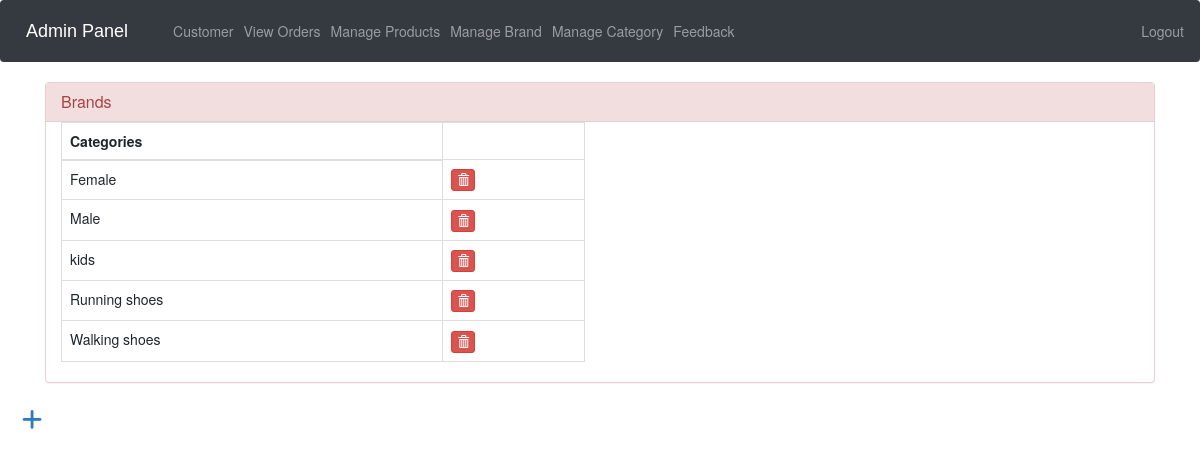
The page /admin-categories (signed in) on the database its author committed.
### shoeshop/models.py (models this page shows, shortened)
class Category(models.Model):
    category = models.CharField(max_length=100)

### shoeshop/views.py (the view)
# urls.py: path('admin-categories', views.admin_category_view,name='admin-categories'),
@login_required(login_url='adminlogin')
def admin_category_view(request):
    category=models.Category.objects.all()
    return render(request,'shoeshop/admin_category.html',{'category':category})

### templates/shoeshop/admin_category.html (shortened to what this page needs)
{% extends 'shoeshop/admin_base.html' %}
{% load static %}
{% block content %}
<head>
  <link href="//netdna.bootstrapcdn.com/bootstrap/3.0.0/css/bootstrap.min.css" rel="stylesheet" id="bootstrap-css">
  <link rel="stylesheet" href="/static/admin_add_products.css">
</head>
<div class="container">
  <div class="panel panel-danger">
    <div class="panel-heading">
      <h6 class="panel-title">Brands</h6>
    </div>
    <div class="ro">
      <div class="col-6">
    <table class="table table-hover table-bordered" id="dev-table">
      <thead>
        <tr>
          <th>Categories</th>
        </tr>
      </thead>
      {% for c in category %}
      {% if c %}
      <tr>
        <td> {{ c.category }}</td>
        <td>
          <a class="btn btn-danger btn-xs" href=""><span class="glyphicon glyphicon-trash"></span></a>
        </td>
      </tr>
      {%else%}
      <br><br><br>
      <h1>No Category still!!</h1>
      {% endif %}
      {% endfor %}
    </table>
  </div>
</div>
</div>
</div>
<a href="/admin-add-category" class="float">
<i class="fa fa-plus my-float"></i>
</a>
{% endblock content %}

### static/admin_base.css (style rules this page uses)
.fa { font-size: 23px; width: 60px; text-align: center; text-decoration: none; margin: 5px 2px; border-radius: 50%; }

### static/admin_add_products.css (style rules this page uses)
a:link { text-decoration: none; }

### rows shown on the page
Category: category "Female"
Category: category "Male"
Category: category "kids"
Category: category "Running shoes"
Category: category "Walking shoes"
